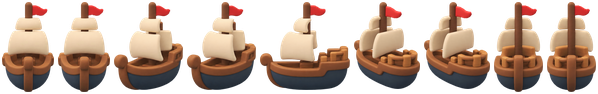
#> input picture assets/ships/galleon.png, 598 x 94 px; its folder holds 4 pictures in this run
$ python cut-ship-views.py ../assets/ships/catamaran.png ../assets/ships/galleon.png
#> lines starting #> are read from the running program, lines starting #| are printed output that depends on the picture; after the words box and inside, x2 and y2 are one past the last pixel; in counts of white or black regions, pixels touching at a corner belong together
"""Cut a 5-view ship image (bow, bow-quarter, side with bow LEFT,
stern-quarter, stern; transparent background) into a 9-frame atlas for
engine/shipSprites.mjs, and patch that hull's frame table in place.

  python3 tools/cut-ship-views.py <hull> <image.png>
"""
import sys, re, json
from PIL import Image
import numpy as np
from scipy import ndimage

hull, path = sys.argv[1], sys.argv[2]
src = np.array(Image.open(path).convert('RGBA'))
#> src is the input picture: shape (94, 598, 4); mean R, G, B, A 88.2, 64.5, 50.7, 132.2
r, g, b, A = [src[..., i].astype(int) for i in range(4)]
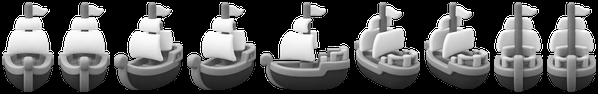
#> r: shape (94, 598) int64; min 0, max 255, mean 88.2
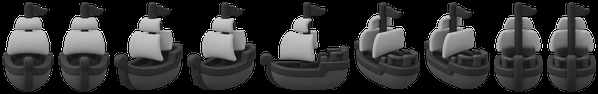
#> b: shape (94, 598) int64; min 0, max 255, mean 50.7
# Keying fringe: saturated red/yellow specks outside the solid body.
core = ndimage.binary_erosion(A > 240, iterations=2)
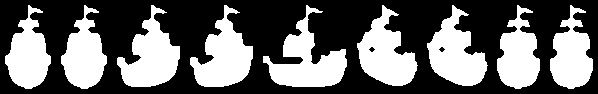
#> core: shape (94, 598) bool; 40.5% white; 9 white regions, largest, box (x1, y1, x2, y2) and area: (263, 5, 347, 87) 2921, (117, 5, 180, 87) 2735, (190, 5, 253, 87) 2735
fringe = (~core) & (A < 250) & (((r > 170) & (g < 80) & (b < 80)) | ((r > 200) & (g > 190) & (b < 70)))
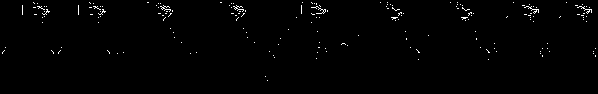
#> fringe: shape (94, 598) bool; 0.93% white in thin lines or dots, all inside (x1, y1, x2, y2) = (2, 2, 596, 81)
src[..., 3] = np.where(fringe | (A < 24), 0, A)
#> src: shape (94, 598, 4); 4.71% of pixels changed, all inside (x1, y1, x2, y2) = (2, 2, 596, 92)
m = src[..., 3] > 128
#> m: shape (94, 598) bool; 52% white; 21 black regions (20 under 20 px), largest, box (x1, y1, x2, y2) and area: (0, 0, 598, 94) 26942
# Group each view's pieces (flag, mast) by dilating; views drawn close
# together need less dilation, so try progressively smaller amounts.
for it in (8, 5, 3, 1):
    l, k = ndimage.label(ndimage.binary_dilation(m, iterations=it))
    sz = ndimage.sum(m, l, range(1, k + 1))
    objs = sorted([i + 1 for i in range(k) if sz[i] > 0.2 * sz.max()], key=lambda i: ndimage.find_objects(l)[i - 1][1].start)
    if len(objs) == 5:
        break
#> this loop made 4 passes
#> (k, sz, objs) on passes 1 to 4: (1, [29232], [1]), (1, [29232], [1]), (3, [16660, 3361, 9211], [1, 2, 3]), (9, [2902, 2902, 3458, 3458, 3940, 3361, 3361, 2925, 2925], [1, 2, 3, 4, 5, 6, 7, 8, 9])
#> pass 1, `l, k = ndimage.label(ndimage.binary_dilation(m, iterations=it))`:
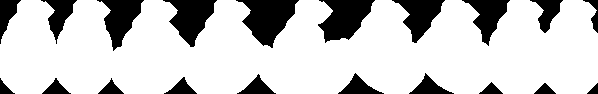
#> l: shape (94, 598) int32; values 0 (black) and 1 (white), 79% white; 20 black regions, largest, box (x1, y1, x2, y2) and area: (236, 0, 299, 48) 1687, (318, 0, 375, 43) 1508, (163, 0, 217, 47) 1343
#> pass 3, `l, k = ndimage.label(ndimage.binary_dilation(m, iterations=it))`:
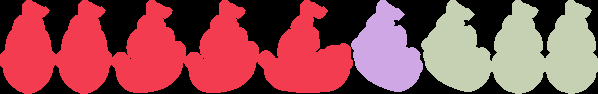
#> l: shape (94, 598) int32; 4 distinct labels, from 0 to 3; one colour per label, 0 black
#> after the loop:
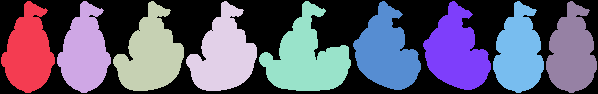
#> l: shape (94, 598) int32; 10 distinct labels, from 0 to 9; one colour per label, 0 black
#> (the run stopped early here; a loop or call above may not have finished)

$ run again, on assets/ships/skiff.png
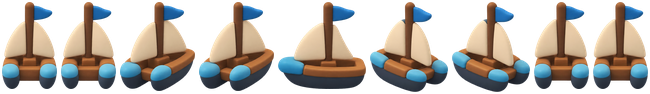
#> input picture assets/ships/skiff.png, 650 x 94 px
#> src is the input picture: shape (94, 650, 4); mean R, G, B, A 76.9, 71.3, 64.8, 134.3
#> core: shape (94, 650) bool; 43.4% white; 9 white regions, largest, box (x1, y1, x2, y2) and area: (281, 5, 363, 86) 3478, (123, 5, 192, 88) 3242, (202, 5, 271, 88) 3242
#> fringe: shape (94, 650) bool; 0.23% white in thin lines or dots, all inside (x1, y1, x2, y2) = (2, 2, 648, 83)
#> src: shape (94, 650, 4); 3.93% of pixels changed, all inside (x1, y1, x2, y2) = (2, 2, 648, 92)
#> m: shape (94, 650) bool; 53.1% white; 1 black region, box (x1, y1, x2, y2) and area: (0, 0, 650, 94) 28669
#> the loop `for it in (8, 5, 3, 1):` made 3 passes
#> (k, sz, objs) on passes 1 to 3: (1, [32431], [1]), (1, [32431], [1]), (5, [10153, 3885, 4227, 3813, 10353], [1, 2, 3, 4, 5])
#> sl = 5 items
#> the loop `for i in objs:` made 5 passes
#> after the loop `for i in objs:`:
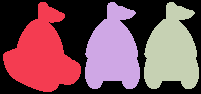
#> kk: shape (94, 201) int32; 4 distinct labels, from 0 to 3; one colour per label, 0 black
#> S = 1
#> small = 5 items
#> frames = 9 items
#> W = 1208
#> H = 94
#> the loop `for f in frames:` made 9 passes
#> after the loop `for f in frames:`:
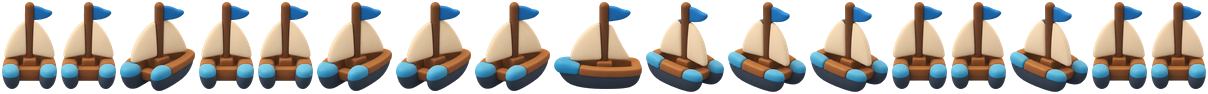
#> atlas: shape (94, 1208, 4); mean of channels 0, 1, 2, 3 77.6, 72.2, 65.6, 135; transparent parts drawn white
#> after the loop `for f in frames:`: fm = 9 items, first 6: [2, 2, 193, 89, 94.8, 67.8], [199, 2, 193, 89, 94.8, 67.8], [396, 2, 75, 89, 35.1, 68], [475, 2, 75, 89, 35.1, 68], [554, 2, 88, 87, 45.3, 68.3], [646, 2, 78, 90, 39.6, 68.6]; x = 1208

$ run again, on assets/ships/sloop.png
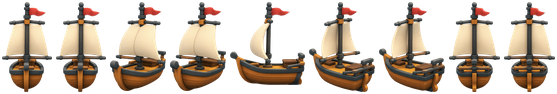
#> input picture assets/ships/sloop.png, 557 x 94 px
#> src is the input picture: shape (94, 557, 4); mean R, G, B, A 74.8, 60, 45.9, 111.2
#> `core = ndimage.binary_erosion(A > 240, iterations=2)`:
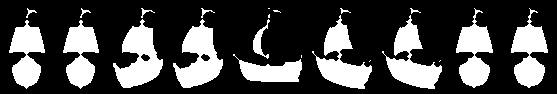
#> core: shape (94, 557) bool; 28% white; 22 white regions (6 under 20 px), largest, box (x1, y1, x2, y2) and area: (113, 19, 163, 88) 1799, (173, 19, 223, 88) 1799, (312, 15, 372, 89) 1781
#> fringe: shape (94, 557) bool; 0.59% white in thin lines or dots
#> src: shape (94, 557, 4); 5.83% of pixels changed, all inside (x1, y1, x2, y2) = (2, 2, 555, 92)
#> m: shape (94, 557) bool; 43.8% white; 9 white regions, largest, box (x1, y1, x2, y2) and area: (309, 2, 375, 92) 2785, (379, 2, 445, 92) 2785, (110, 2, 166, 91) 2749
#> the loop `for it in (8, 5, 3, 1):` made 4 passes
#> (k, sz, objs) on passes 1 to 4: (1, [22941], [1]), (1, [22941], [1]), (4, [4680, 7819, 2785, 7657], [1, 2, 3, 4]), (9, [2340, 2340, 2749, 2749, 2321, 2785, 2785, 2436, 2436], [1, 2, 3, 4, 5, 6, 7, 8, 9])
#> after the loop `for it in (8, 5, 3, 1):`:
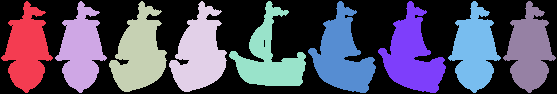
#> l: shape (94, 557) int32; 10 distinct labels, from 0 to 9; one colour per label, 0 black

$ run again, on assets/ships/steamer.png
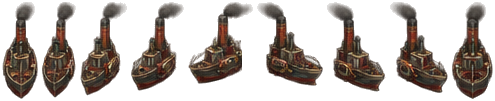
#> input picture assets/ships/steamer.png, 495 x 101 px
#> src is the input picture: shape (101, 495, 4); mean R, G, B, A 30.1, 22, 17.1, 89.8
#> core: shape (101, 495) bool; 20.1% white; 14 white regions (5 under 20 px), largest, box (x1, y1, x2, y2) and area: (456, 15, 489, 96) 1331, (6, 20, 35, 94) 1190, (401, 22, 444, 90) 1188
#> fringe: shape (101, 495) bool; every value is 0
#> m: shape (101, 495) bool; 36.2% white; 12 white regions (3 under 20 px), largest, box (x1, y1, x2, y2) and area: (452, 6, 492, 99) 2174, (264, 5, 322, 85) 2149, (397, 5, 447, 93) 2146
#> the loop `for it in (8, 5, 3, 1):` made 4 passes
#> (k, sz, objs) on passes 1 to 4: (2, [9530, 8578], [1, 2]), (6, [5521, 1944, 2065, 2149, 2109, 4320], [1, 2, 3, 4, 5, 6]), (7, [1882, 2065, 3639, 1944, 2149, 2109, 4320], [3, 1, 4, 2, 5, 6, 7]), (10, [1882, 2064, 1742, 1944, 1897, 2149, 2109, 2146, 2174, 1], [5, 3, 1, 4, 2, 6, 7, 8, 9])
#> after the loop `for it in (8, 5, 3, 1):`:
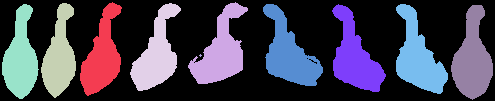
#> l: shape (101, 495) int32; 11 distinct labels, from 0 to 10; one colour per label, 0 black
